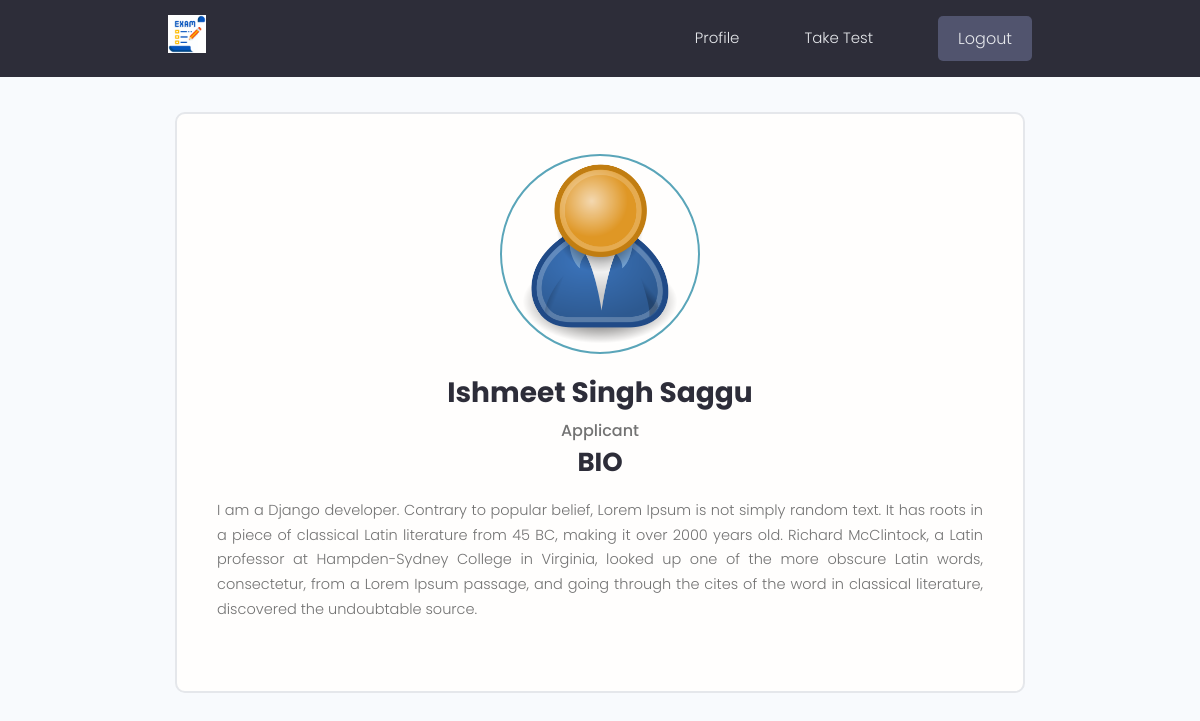
The page /applicant-profile/ishmeet/ (signed in) on the database its author committed.
### applicant/models.py (models this page shows, shortened)
class applicant_profile_model(models.Model):
    user = models.OneToOneField(User, on_delete=models.CASCADE, null=True, blank=True)
    name = models.CharField(max_length=100)
    username = models.CharField(max_length=100)
    profile_image = models.ImageField(null=True, blank=True, upload_to='profiles/', default="profiles/user-default.png")
    bio = models.TextField(blank=True, null=True)
    created = models.DateTimeField(auto_now_add=True)
    id = models.UUIDField(default=uuid.uuid4, unique=True, primary_key=True, editable=False)

### applicant/views.py (the view)
# urls.py: path('applicant-profile/<str:pk>/', views.applicant_profile, name = 'applicant-profile')
def applicant_profile(request, pk):
    if request.user.is_authenticated:
        try:
            details = applicant_profile_model.objects.get(username = pk)
        except:
            details = None
        if details is not None:
            try:
                exam = exam_given.objects.filter(name = details.username)
            except exam_given.DoesNotExist:
                exam = None
            context = {'details':details, 'exam':exam, 'page_id':3}
            return render(request, 'applicant/applicant-profile.html', context)
        else:
            page = 1
            print('Error')
            return redirect('login')
    else:
        return redirect('login')

### applicant/templates/applicant/applicant-profile.html (shortened to what this page needs)
{% extends 'main.html' %}
{% load static %}
{% block content %}
<main class="profile my-md">
    <div class="container">
      <div class="layout">
        <div class="content-box">
          <div class="card text-center">
            <div class="card__body dev">
              <img class="avatar avatar--xl" src="{{details.profile_image.url}}" />
              <h2 class="dev__name">{{details.name}}</h2>
              <p class="dev__title">Applicant</p>
              <div class="devInfo my-top-three">
                <h3 class="devInfo__title">Bio</h3>
                <p class="devInfo__about">
                  {{details.bio}}
                </p>
              </div>
            </div>
          </div>
        </div>
      </div>
    </div>
  </main>
{% endblock content %}

### static/styles/app.css (style rules this page uses)
:root { --color-sub: #2d2d39; }
.card { border: 2px solid var(--color-light); }
img { width: 100%; }
.content-box { width: 95%; max-width: 85rem; margin: 0 auto; }
.profile .card > .dev { padding: 4rem; }
.dev__name { color: var(--color-sub); font-size: 2.8rem; font-weight: 700; margin-top: 1rem; margin-bottom: 0.5rem; }
.dev__title { font-size: 1.6rem; font-weight: 500; line-height: 1.3; }
.devInfo { margin-bottom: 3rem; }
.devInfo__title, .devInfo__subtitle { font-size: 2.6rem; color: var(--color-sub); text-transform: uppercase; font-weight: 700; margin-bottom: 1.5rem; }
.devInfo__about, .devSkill__info { font-size: 1.45rem; line-height: 1.7; text-align: justify; }

### static/uikit/styles/modules/_variables.css (style rules this page uses)
:root { --color-main: #5aa5b9; --color-main-light: #e6faff; --color-sub: #3f4156; --color-sub-light: #51546e; --color-sub-lighter: #ededfd; --color-text: #737373; --color-gray: #8b8b8b; --color-light: #e5e7eb; --color-light-gray: #767676; --color-bg: #f8fafd; --color-white: #fffefd; --color-white-light: #f3f3f3; --color-success: #359e64; --color-success-bg: #def8e8; --color-error: #fc4b0b; --color-error-bg: #fff2ee; --font-base: 'Poppins', arial, helvetica, 'Segoe UI', roboto, ubuntu, sans-serif; --font-monospace: 'Fira Code', 'Courier New', courier, monospace; --font-regular: 300; --font-medium: 500; --font-bold: 700; --generic-shadow: 1px 1px 5px #00000010; --generic-transition: all 0.3s ease-in-out; }

### static/uikit/styles/modules/_base.css (style rules this page uses)
* { margin: 0; padding: 0; box-sizing: border-box; text-rendering: optimizeLegibility; color: inherit; font-size: inherit; }
html { font-size: 50%; }
@media only screen and (min-width: 480px) { html { font-size: 56.25%; } }
@media only screen and (min-width: 1200px) { html { font-size: 62.5%; } }
body { line-height: 1.6; font-weight: 400; font-size: 1.5rem; color: var(--color-text); background-color: var(--color-bg); min-height: 100vh; }

### static/uikit/styles/modules/_typography.css (style rules this page uses)
* { font-family: var(--font-base); }
h2 { font-size: 3.6rem; font-weight: var(--font-bold); }
h3 { font-size: 3.2rem; font-weight: var(--font-medium); }
p, span, strong { font-size: 1.6rem; color: var(--color-text); font-weight: var(--font-regular); }

### static/uikit/styles/modules/_utilities.css (style rules this page uses)
.container { width: 92%; max-width: 165rem; margin: 0 auto; box-sizing: border-box; }
@media screen and (min-width: 1000px) { .container { width: 90%; } }
@media screen and (min-width: 1200px) { .container { width: 80%; } }
.text-center { text-align: center; }
.my-md { margin: 3rem auto; }

### static/uikit/styles/modules/_avatar.css (style rules this page uses)
.avatar { border-radius: 50%; border: 2px solid var(--color-main); object-fit: cover; }
.avatar--xl { height: 20rem; width: 20rem; }

### static/uikit/styles/modules/_card.css (style rules this page uses)
.card { border-radius: 1rem; background-color: var(--color-white); border: 1.5px solid var(--color-light); width: auto; height: auto; margin-top: 0.5rem; margin-bottom: 0.5rem; overflow: hidden; }
.card__body, .card__header { padding: 2rem 2.5rem; }

### static/uikit/styles/modules/_layout.css (style rules this page uses)
.layout { display: flex; flex-flow: row wrap; justify-content: space-between; }

### rows shown on the page
applicant_profile_model: profile_image (placeholder picture), name "Ishmeet Singh Saggu", bio "I am a Django developer. Contrary to popular belief, Lorem Ipsum is not simply random text. It has roots in a piece of classical Latin literature from 45 BC, making it over 2000 years old. Richard McClintock, a Latin professor at Hampden-Sydney College in Virginia, looked up one of the more obscure Latin words, consectetur, from a Lorem Ipsum passage, and going through the cites of the word in classical literature, discovered the undoubtable source."
